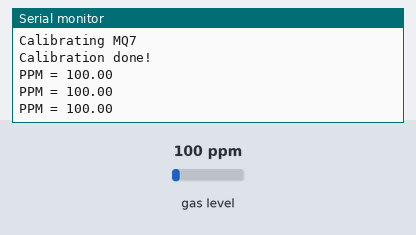
Simulated run of this sketch. Board: Arduino Uno, built with avr-gcc and run on an emulated ATmega328P. Parts: the last lines printed to the serial monitor. The test bench sets the inputs (shaded band); at power-on: gas level 100 ppm.

Above: at 1.3 s.
1.4 s: gas level set to 20 ppm
At 1.9 s:
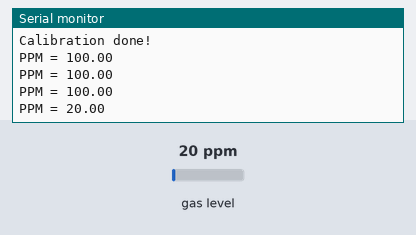
2.9 s: gas level set to 250 ppm
At 3.4 s:
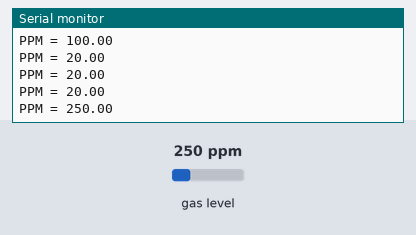
Timing chart, 0 to 5.9 s (numbered marks = the images above; inputs shaded):
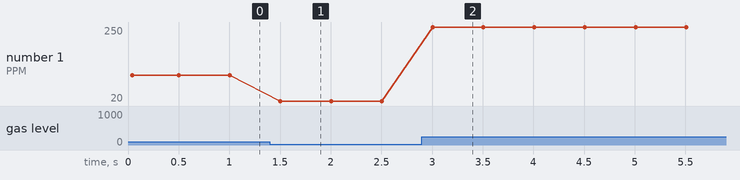

The sketch:

MQ7.ino
```cpp
#include <MQ7.h>

#define A_PIN 12
#define VOLTAGE 5

// init MQ7 device
MQ7 mq7(A_PIN, VOLTAGE);

void setup() {
	Serial.begin(9600);
	while (!Serial) {
		;	// wait for serial connection
	}

	Serial.println(""); 	// blank new line

	Serial.println("Calibrating MQ7");
	mq7.calibrate();		// calculates R0
	Serial.println("Calibration done!");
}

void loop() {
	Serial.print("PPM = "); Serial.println(mq7.readPpm());

	Serial.println(""); 	// blank new line
	delay(500);
}
```

Measured:
- after the input at 1.4 s, the serial monitor: prints a new line after 0.10 s (image 1)
- after the input at 2.9 s, the serial monitor: prints a new line after 0.11 s (image 2)
- plotted number 1: 100 → 20 after the input at 1.4 s, 20 → 250 after the input at 2.9 s
